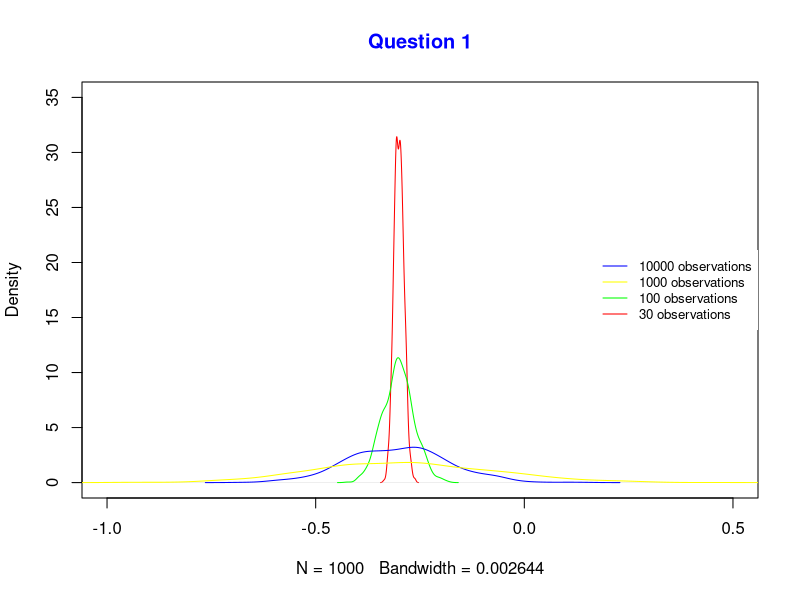

Recreate this plot in R.
random_average = function(count) {
    mu = c()

    for(i in 1:1000) {
        x = rnorm(count, -0.3, 1.2)
        s = mean(x)
        mu = c(mu, s)
    }

    return(mu)
}

plot_random_densities = function(counts, colors){
    cond = FALSE
    for(i in 1:length(counts)){ # In R we count from 1 for some reason
        randomized_average = random_average(counts[i])
        dens = density(randomized_average)
        if(!cond){
            plot(dens, main="Question 1", col.main="blue", ylab="Density", xlim=c(-1, .5), ylim=c(0, 35), col=colors[i])
            cond = TRUE
        }
        else{
            lines(dens, col=colors[i])
        }
    }
    legend(x="right", y=.92,
        legend=paste(counts, "observations"), cex=.8, lty=1,
        col=c("blue", "yellow", "green", "red"), box.lty=0)
}

main = function(){
    counts = c(10000, 1000, 100, 30)
    colors = c("red", "green", "blue", "yellow")
    plot_random_densities(counts, colors)
}


main()